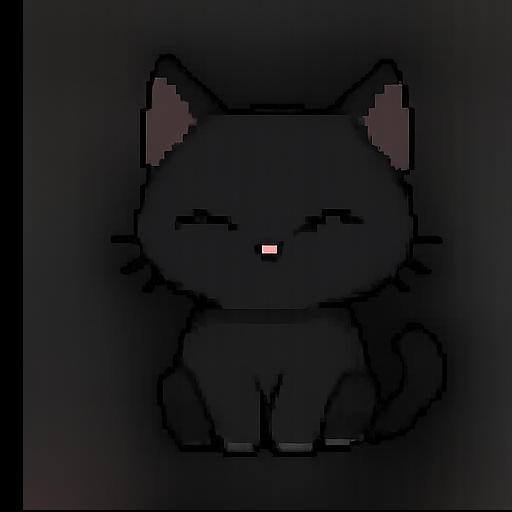
#> input picture Sources/DesktopPetApp/Resources/cat-v2-blink.png, 512 x 512 px
$ python normalize_sprites.py ../Sources/DesktopPetApp/Resources out --reference ../Sources/DesktopPetApp/Resources/cat-v2-blink.png
#> lines starting #> are read from the running program, lines starting #| are printed output that depends on the picture; after the words box and inside, x2 and y2 are one past the last pixel; in counts of white or black regions, pixels touching at a corner belong together
#!/usr/bin/env python3
from __future__ import annotations

import argparse
import json
from dataclasses import asdict, dataclass
from pathlib import Path

import cv2
import numpy as np


@dataclass
class Bounds:
    x: int
    y: int
    width: int
    height: int

    @property
    def center_x(self) -> float:
        return self.x + (self.width / 2.0)

    @property
    def center_y(self) -> float:
        return self.y + (self.height / 2.0)

    @property
    def bottom(self) -> float:
        return self.y + self.height


@dataclass
class SpriteReport:
    name: str
    source_size: tuple[int, int]
    alpha_bounds: Bounds
    body_bounds: Bounds
    scale_applied: float
    canvas_size: tuple[int, int]
    output_path: str


def parse_args() -> argparse.Namespace:
    parser = argparse.ArgumentParser(
        description="Normalize desktop pet sprite poses to a consistent body scale."
    )
    parser.add_argument("input_dir", type=Path, help="Directory containing source PNG sprites.")
    parser.add_argument("output_dir", type=Path, help="Directory to write normalized PNG sprites.")
    parser.add_argument(
        "--reference",
        default="idle.PNG",
        help="Reference sprite filename used for body scale and baseline alignment.",
    )
    parser.add_argument(
        "--alpha-threshold",
        type=int,
        default=8,
        help="Alpha threshold used to detect visible pixels.",
    )
    parser.add_argument(
        "--body-brightness-threshold",
        type=int,
        default=46,
        help="Max RGB brightness used to treat pixels as cat body.",
    )
    parser.add_argument(
        "--canvas-width",
        type=int,
        default=0,
        help="Optional output canvas width. Defaults to the widest input.",
    )
    parser.add_argument(
        "--canvas-height",
        type=int,
        default=0,
        help="Optional output canvas height. Defaults to the tallest input.",
    )
    parser.add_argument(
        "--report",
        type=Path,
        default=None,
        help="Optional JSON report path.",
    )
    parser.add_argument(
        "--metadata-out",
        type=Path,
        default=None,
        help="Optional sprite metadata JSON path for the macOS app.",
    )
    parser.add_argument(
        "--resource-prefix",
        default="cat-",
        help="Prefix used when generating metadata frame keys.",
    )
    return parser.parse_args()


def png_files(input_dir: Path) -> list[Path]:
    return sorted(
        path for path in input_dir.iterdir() if path.is_file() and path.suffix.lower() == ".png"
    )


def load_bgra(path: Path) -> np.ndarray:
    image = cv2.imread(str(path), cv2.IMREAD_UNCHANGED)
    if image is None:
        raise ValueError(f"Failed to read image: {path}")
    if image.ndim != 3 or image.shape[2] != 4:
        raise ValueError(f"Expected transparent PNG with alpha channel: {path}")
    return image


def bounds_from_mask(mask: np.ndarray) -> Bounds:
    ys, xs = np.where(mask)
    if len(xs) == 0 or len(ys) == 0:
        raise ValueError("Mask does not contain any foreground pixels.")
    min_x = int(xs.min())
    max_x = int(xs.max())
    min_y = int(ys.min())
    max_y = int(ys.max())
    return Bounds(
        x=min_x,
        y=min_y,
        width=(max_x - min_x) + 1,
        height=(max_y - min_y) + 1,
    )


def largest_component(mask: np.ndarray) -> np.ndarray:
    component_count, labels, stats, _ = cv2.connectedComponentsWithStats(mask.astype(np.uint8), 8)
    if component_count <= 1:
        return mask

    largest_label = 1
    largest_area = 0
    for label in range(1, component_count):
        area = stats[label, cv2.CC_STAT_AREA]
        if area > largest_area:
            largest_area = int(area)
            largest_label = label
    return labels == largest_label


def detect_bounds(
    image: np.ndarray,
    alpha_threshold: int,
    body_brightness_threshold: int,
) -> tuple[Bounds, Bounds]:
    alpha_mask = image[:, :, 3] > alpha_threshold
    alpha_bounds = bounds_from_mask(alpha_mask)

    bgr = image[:, :, :3]
    brightness = np.max(bgr, axis=2)
    body_mask = alpha_mask & (brightness <= body_brightness_threshold)
    if np.count_nonzero(body_mask) == 0:
        body_mask = alpha_mask
    body_mask = largest_component(body_mask)
    body_bounds = bounds_from_mask(body_mask)
    return alpha_bounds, body_bounds


# [158 lines left out: functions fit_scale, transform_sprite, detect_eye_sockets, rect_payload, to_appkit_rect, not called in this run]


def main() -> int:
    args = parse_args()
    input_dir: Path = args.input_dir.expanduser().resolve()
    output_dir: Path = args.output_dir.expanduser().resolve()
    output_dir.mkdir(parents=True, exist_ok=True)

    files = png_files(input_dir)
    if not files:
        raise SystemExit(f"No PNG files found in {input_dir}")

    images = {path.name: load_bgra(path) for path in files}
#> in load_bgra, image is the input picture: shape (512, 512, 4); mean B, G, R, A 26.8, 26.8, 27.8, 90.2
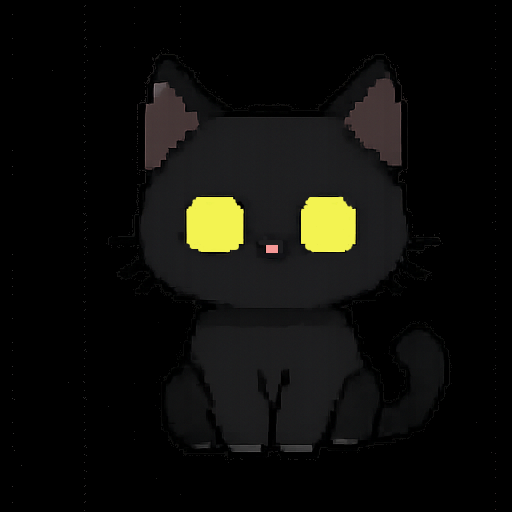
#> input picture Sources/DesktopPetApp/Resources/cat-v2-idle.png, 512 x 512 px
#> in load_bgra, image is the input picture: shape (512, 512, 4); mean B, G, R, A 10.3, 13.4, 13.7, 89.1
#> images = 2 items
    bounds = {
        name: detect_bounds(image, args.alpha_threshold, args.body_brightness_threshold)
        for name, image in images.items()
    }
#> in detect_bounds, `alpha_mask = image[:, :, 3] > alpha_threshold`:
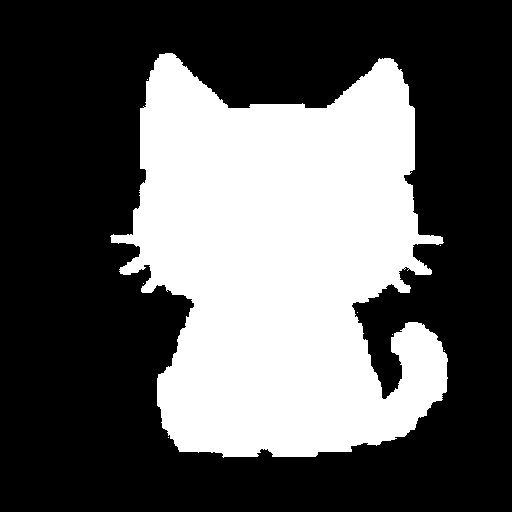
#> alpha_mask: shape (512, 512) bool; 35.9% white; 8 white regions (7 under 20 px), largest, box (x1, y1, x2, y2) and area: (110, 53, 448, 458) 93977
#> in bounds_from_mask, `min_x = int(xs.min())`: min_x = 110
#> in bounds_from_mask, `max_x = int(xs.max())`: max_x = 447
#> in bounds_from_mask, `min_y = int(ys.min())`: min_y = 53
#> in bounds_from_mask, `max_y = int(ys.max())`: max_y = 457
#> in detect_bounds, `body_mask = alpha_mask & (brightness <= body_brightness_threshold)`: body_mask: shape (512, 512) bool; 33.6% white; 11 white regions (10 under 20 px), largest, box (x1, y1, x2, y2) and area: (110, 53, 448, 458) 88111
#> in largest_component, `component_count, labels, stats, _ = cv2.connectedComponentsWithStats(m..`:
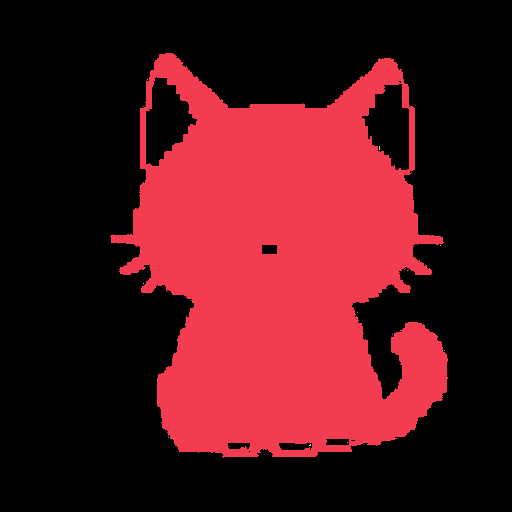
#> labels: shape (512, 512) int32; 12 distinct labels, from 0 to 11; one colour per label, 0 black
#> in largest_component, `component_count, labels, stats, _ = cv2.connectedComponentsWithStats(m..`: component_count = 12; stats = [[0, 0, 512, 512, 174018], [110, 53, 338, 405, 88111], [147, 79, 1, 1, 1], [379, 146, 1, 4, 4], [440, 245, 1, 1, 1], [143, 283, 1, 1, 1], [357, 312, 1, 1, 1], [392, 334, 1, 1, 1], [444, 350, 1, 1, 1], [168, 437, 1, 1, 1], [347, 442, 1, 1, 1], [309, 444, 2, 2, 3]]
#> the loop in largest_component, `for label in range(1, component_count):` made 11 passes
#> (area, largest_area) on pass 1: (88111, 88111)
#> after the loop in largest_component, `for label in range(1, component_count):`: largest_area = 88111; largest_label = 1
#> in largest_component, `return labels == largest_label`: returned value: shape (512, 512) bool; 33.6% white; 1 white region, box (x1, y1, x2, y2) and area: (110, 53, 448, 458) 88111
#> call 2 of detect_bounds, with alpha_threshold = 8, body_brightness_threshold = 46
#> in detect_bounds (call 2), `alpha_mask = image[:, :, 3] > alpha_threshold`:
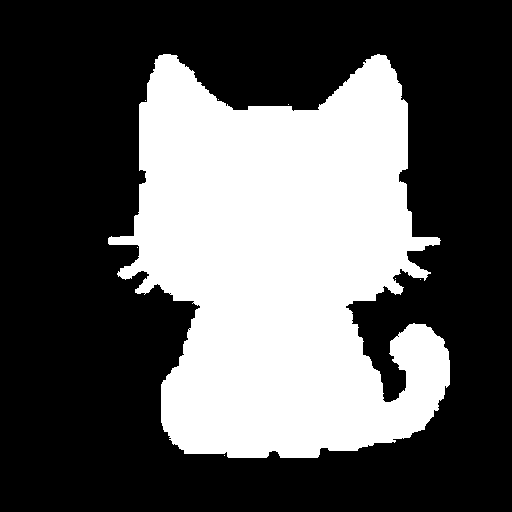
#> alpha_mask: shape (512, 512) bool; 35.5% white; 8 white regions (7 under 20 px), largest, box (x1, y1, x2, y2) and area: (108, 54, 450, 458) 93058
#> in detect_bounds (call 2), `brightness = np.max(bgr, axis=2)`:
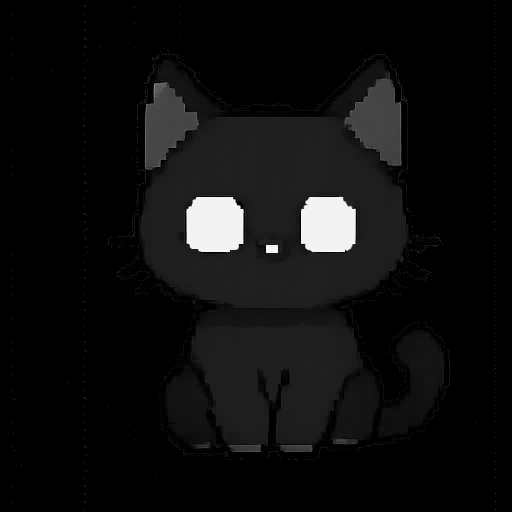
#> brightness: shape (512, 512); min 0, max 255, mean 14.2
#> in detect_bounds (call 2), `body_mask = alpha_mask & (brightness <= body_brightness_threshold)`:
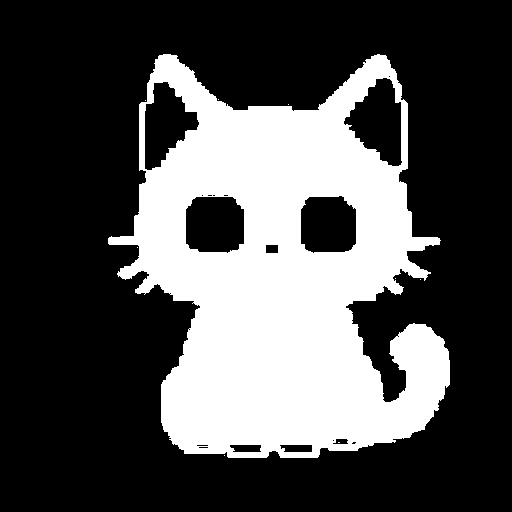
#> body_mask: shape (512, 512) bool; 30.8% white; 9 white regions (8 under 20 px), largest, box (x1, y1, x2, y2) and area: (108, 54, 450, 458) 80833
#> in largest_component (call 2), `component_count, labels, stats, _ = cv2.connectedComponentsWithStats(m..`:
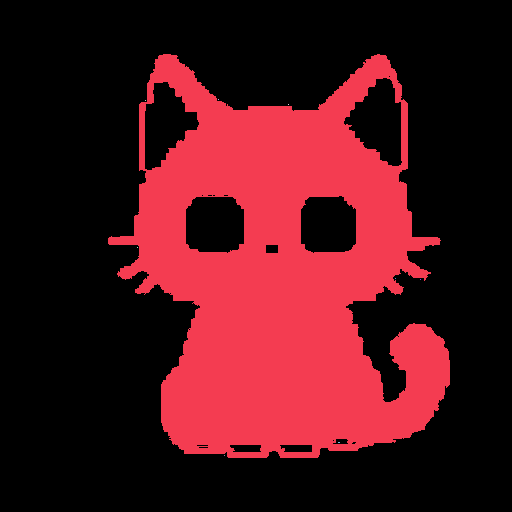
#> labels: shape (512, 512) int32; 10 distinct labels, from 0 to 9; one colour per label, 0 black
#> in largest_component (call 2), `component_count, labels, stats, _ = cv2.connectedComponentsWithStats(m..`: component_count = 10; stats = [[0, 0, 512, 512, 181302], [108, 54, 342, 404, 80833], [218, 99, 1, 1, 1], [145, 100, 1, 1, 1], [288, 104, 1, 1, 1], [137, 247, 1, 1, 1], [395, 278, 1, 1, 1], [420, 279, 1, 1, 1], [338, 442, 2, 1, 2], [224, 455, 1, 1, 1]]
#> the loop in largest_component (call 2), `for label in range(1, component_count):` made 9 passes
#> (area, largest_area) on pass 1: (80833, 80833)
#> after the loop in largest_component (call 2), `for label in range(1, component_count):`: largest_area = 80833; largest_label = 1
#> in largest_component (call 2), `return labels == largest_label`: returned value: shape (512, 512) bool; 30.8% white; 1 white region, box (x1, y1, x2, y2) and area: (108, 54, 450, 458) 80833
#> bounds = 2 items

    if args.reference not in images:
#> (the run stopped early here; a loop or call above may not have finished)
